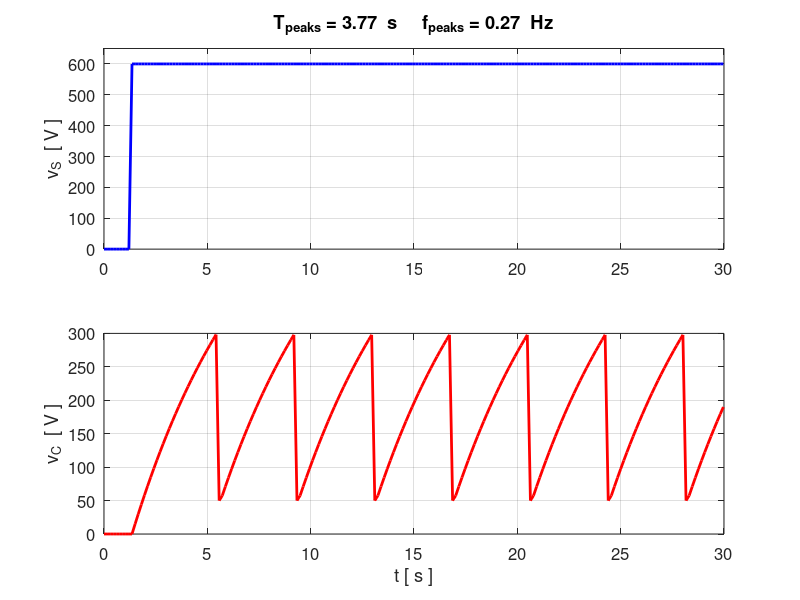

Write the MATLAB code that produced this figure.
% CN04.m

% RC CIRCUIT FOR STROBE LIGHTING
% Finite Difference Method for RC circuit anlysis

% Ian Cooper
% email: ian.cooper@sydney.edu.au
% School of Physics, University of Sydney
 
% DOING PHYSICS WITH MATLAB 
%    ../mphome.htm
% 180216

clear all
close all
clc

% INPUTS ----------------------------------------------------------------
  R = 9e3;
  C = 666e-6;

  VS = 600;
  VB = 300;
  Vtube = 50;
  N = 200;



% CALCULATIONS  ---------------------------------------------------------
  tau = R*C;
  tMax = 5*tau;

  t = linspace(0,tMax, N);
  dt = t(2)-t(1);

% Initialize arrays
  vS = zeros(N,1);
  vR = zeros(N,1);
  vC = zeros(N,1);
  iS = zeros(N,1);

% Specify source emf
  N1 = round(N/20);
  vS(N1:N) = VS;

% Finite difference algorithm -------------------------------------------
   k = dt/C;
% Time Steps #2 to #N
  for c = 2 : N
    vC(c)  = vC(c-1) + k*iS(c-1);
    vR(c)  = vS(c) - vC(c);
    iS(c)  = vR(c)/R;
    if vC(c) > VB; vC(c) = Vtube; end
  end

% Calculate flash rate ------------------------------------------------
  [iS_Peaks, t_Peaks] = findpeaks(real(vC));
  nPeaks = length(t_Peaks)-1;
  T_Peaks = (t(t_Peaks(end)) - t(t_Peaks(end-nPeaks)))/(nPeaks);
  f_Peaks = 1 / T_Peaks;  
  
% GRAPHICS -------------------------------------------------------------
  
figure(1)
   pos = [0.07 0.05 0.28 0.47];
   set(gcf,'Units','normalized');
   set(gcf,'Position',pos);
   set(gcf,'color','w'); 
subplot(2,1,1)
   plot(t,vS,'b','linewidth',2)
  grid on
  ylabel('v_S  [ V ]');
  tm1 = 'T_{peaks} = ';
  tm2 = num2str(T_Peaks,'%3.2f');
  tm3 = '  s     ';
  tm4 = 'f_{peaks} = ';
  tm5 = num2str(f_Peaks,'%3.2f');
  tm6 = '  Hz';
  tm = [tm1 tm2 tm3 tm4 tm5 tm6];
  title(tm);
  set(gca,'yLim',[0 650]);
  set(gca,'fontsize',12);


subplot(2,1,2)
  plot(t,vC,'r','linewidth',2)
  ylabel('v_C  [ V ]');
  xlabel('t [ s ]');
  grid on
  set(gca,'fontsize',12);
  
  